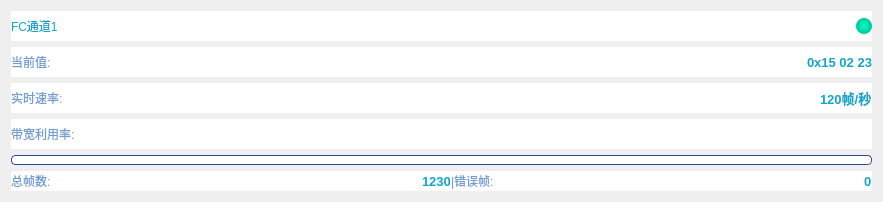
       <widget class="QWidget" name="wid_scp1" native="true">
        <property name="styleSheet">
         <string notr="true">#wid_scp1{
background-color: rgb(255,255,255);
border-radius:8px;
border:1px solid rgb(70,90,120);
}</string>
        </property>
        <layout class="QGridLayout" name="gridLayout_8">
         <item row="0" column="0">
          <widget class="QWidget" name="widget_3" native="true">
           <property name="styleSheet">
            <string notr="true">background-color: rgb(255,255,255);</string>
           </property>
           <layout class="QGridLayout" name="gridLayout_2">
            <property name="leftMargin">
             <number>0</number>
            </property>
            <property name="topMargin">
             <number>0</number>
            </property>
            <property name="rightMargin">
             <number>0</number>
            </property>
            <property name="bottomMargin">
             <number>0</number>
            </property>
            <property name="spacing">
             <number>0</number>
            </property>
            <item row="0" column="0">
             <widget class="QLabel" name="label_2">
              <property name="minimumSize">
               <size>
                <width>0</width>
                <height>30</height>
               </size>
              </property>
              <property name="styleSheet">
               <string notr="true">color: rgb(18,165,202);
font: 75 14pt &quot;微软雅黑&quot;;</string>
              </property>
              <property name="text">
               <string>FC通道1</string>
              </property>
             </widget>
            </item>
            <item row="0" column="1">
             <spacer name="horizontalSpacer_2">
              <property name="orientation">
               <enum>Qt::Horizontal</enum>
              </property>
              <property name="sizeHint" stdset="0">
               <size>
                <width>756</width>
                <height>20</height>
               </size>
              </property>
             </spacer>
            </item>
            <item row="0" column="2">
             <widget class="QLabel" name="label_8">
              <property name="minimumSize">
               <size>
                <width>16</width>
                <height>16</height>
               </size>
              </property>
              <property name="maximumSize">
               <size>
                <width>16</width>
                <height>16</height>
               </size>
              </property>
              <property name="styleSheet">
               <string notr="true">background: qradialgradient(cx:0.5,cy:0.5,radius:0.5,fx:0.5,fy:0.5,stop:0 rgba(0,255,200,255),stop:1 rgba(0,200,150,255));
box-shadow:0 0 8px rgba(0,255,200,180);
border-radius:8px;
min-width:16px;
min-height:16px;
max-width:16px;
max-height:16px;</string>
              </property>
              <property name="text">
               <string/>
              </property>
             </widget>
            </item>
           </layout>
          </widget>
         </item>
         <item row="1" column="0">
          <widget class="QWidget" name="widget_4" native="true">
           <property name="styleSheet">
            <string notr="true">background-color: rgb(255,255,255);</string>
           </property>
           <layout class="QGridLayout" name="gridLayout_3">
            <property name="leftMargin">
             <number>0</number>
            </property>
            <property name="topMargin">
             <number>0</number>
            </property>
            <property name="rightMargin">
             <number>0</number>
            </property>
            <property name="bottomMargin">
             <number>0</number>
            </property>
            <property name="spacing">
             <number>0</number>
            </property>
            <item row="0" column="0">
             <widget class="QLabel" name="label_3">
              <property name="minimumSize">
               <size>
                <width>0</width>
                <height>30</height>
               </size>
              </property>
              <property name="styleSheet">
               <string notr="true">color: rgb(111, 156, 209);
font: 75 10pt &quot;微软雅黑&quot;;</string>
              </property>
              <property name="text">
               <string>当前值:</string>
              </property>
             </widget>
            </item>
            <item row="0" column="2">
             <widget class="QLabel" name="lab_fcvalue1">
              <property name="styleSheet">
               <string notr="true">color: rgb(18,165,202);
font-family:&quot;微软雅黑&quot;;
font-size:10pt;
font-weight:bold;</string>
              </property>
              <property name="text">
               <string>0x15 02 23</string>
              </property>
             </widget>
            </item>
            <item row="0" column="1">
             <spacer name="horizontalSpacer_3">
              <property name="orientation">
               <enum>Qt::Horizontal</enum>
              </property>
              <property name="sizeHint" stdset="0">
               <size>
                <width>756</width>
                <height>20</height>
               </size>
              </property>
             </spacer>
            </item>
           </layout>
          </widget>
         </item>
         <item row="2" column="0">
          <widget class="QWidget" name="widget_5" native="true">
           <property name="styleSheet">
            <string notr="true">background-color: rgb(255,255,255);</string>
           </property>
           <layout class="QGridLayout" name="gridLayout_5">
            <property name="leftMargin">
             <number>0</number>
            </property>
            <property name="topMargin">
             <number>0</number>
            </property>
            <property name="rightMargin">
             <number>0</number>
            </property>
            <property name="bottomMargin">
             <number>0</number>
            </property>
            <property name="spacing">
             <number>0</number>
            </property>
            <item row="0" column="0">
             <widget class="QLabel" name="label_5">
              <property name="minimumSize">
               <size>
                <width>0</width>
                <height>30</height>
               </size>
              </property>
              <property name="styleSheet">
               <string notr="true">color: rgb(111, 156, 209);
font: 75 10pt &quot;微软雅黑&quot;;</string>
              </property>
              <property name="text">
               <string>实时速率:</string>
              </property>
             </widget>
            </item>
            <item row="0" column="2">
             <widget class="QLabel" name="lab_fcspeed1">
              <property name="styleSheet">
               <string notr="true">color: rgb(18,165,202);
font-family:&quot;微软雅黑&quot;;
font-size:10pt;
font-weight:bold;</string>
              </property>
              <property name="text">
               <string>120帧/秒</string>
              </property>
             </widget>
            </item>
            <item row="0" column="1">
             <spacer name="horizontalSpacer_5">
              <property name="orientation">
               <enum>Qt::Horizontal</enum>
              </property>
              <property name="sizeHint" stdset="0">
               <size>
                <width>756</width>
                <height>20</height>
               </size>
              </property>
             </spacer>
            </item>
           </layout>
          </widget>
         </item>
         <item row="3" column="0">
          <widget class="QWidget" name="widget_6" native="true">
           <property name="styleSheet">
            <string notr="true">background-color: rgb(255,255,255);</string>
           </property>
           <layout class="QGridLayout" name="gridLayout_6">
            <property name="leftMargin">
             <number>0</number>
            </property>
            <property name="topMargin">
             <number>0</number>
            </property>
            <property name="rightMargin">
             <number>0</number>
            </property>
            <property name="bottomMargin">
             <number>0</number>
            </property>
            <property name="spacing">
             <number>0</number>
            </property>
            <item row="0" column="0">
             <widget class="QLabel" name="label_6">
              <property name="minimumSize">
               <size>
                <width>0</width>
                <height>30</height>
               </size>
              </property>
              <property name="styleSheet">
               <string notr="true">color: rgb(111, 156, 209);
font: 75 10pt &quot;微软雅黑&quot;;</string>
              </property>
              <property name="text">
               <string>带宽利用率:</string>
              </property>
             </widget>
            </item>
            <item row="0" column="1">
             <spacer name="horizontalSpacer_6">
              <property name="orientation">
               <enum>Qt::Horizontal</enum>
              </property>
              <property name="sizeHint" stdset="0">
               <size>
                <width>756</width>
                <height>20</height>
               </size>
              </property>
             </spacer>
            </item>
           </layout>
          </widget>
         </item>
         <item row="4" column="0">
          <widget class="QProgressBar" name="progressBar1">
           <property name="minimumSize">
            <size>
             <width>0</width>
             <height>0</height>
            </size>
           </property>
           <property name="maximumSize">
            <size>
             <width>16777215</width>
             <height>10</height>
            </size>
           </property>
           <property name="styleSheet">
            <string notr="true">QProgressBar{
border-radius:4px;
border:1px solid #2A4D8F;
background-color: rgb(255,255,255);
height:8px;
}
QProgressBar::chunk{
background-color: qlineargradient(
x1:0,y1:0,
x2:1,y2:0,
stop:0 #4DFAFF,
stop:1 #007BFF
);
border-radius:5px;
}
</string>
           </property>
           <property name="value">
            <number>24</number>
           </property>
           <property name="format">
            <string/>
           </property>
          </widget>
         </item>
         <item row="5" column="0">
          <widget class="QWidget" name="widget_7" native="true">
           <property name="styleSheet">
            <string notr="true">background-color: rgb(255,255,255);</string>
           </property>
           <layout class="QGridLayout" name="gridLayout_7">
            <property name="leftMargin">
             <number>0</number>
            </property>
            <property name="topMargin">
             <number>0</number>
            </property>
            <property name="rightMargin">
             <number>0</number>
            </property>
            <property name="bottomMargin">
             <number>0</number>
            </property>
            <property name="spacing">
             <number>0</number>
            </property>
            <item row="0" column="1">
             <spacer name="horizontalSpacer_7">
              <property name="orientation">
               <enum>Qt::Horizontal</enum>
              </property>
              <property name="sizeHint" stdset="0">
               <size>
                <width>10</width>
                <height>20</height>
               </size>
              </property>
             </spacer>
            </item>
            <item row="0" column="0">
             <widget class="QLabel" name="label_7">
              <property name="minimumSize">
               <size>
                <width>0</width>
                <height>0</height>
               </size>
              </property>
              <property name="styleSheet">
               <string notr="true">color: rgb(111, 156, 209);
font: 75 10pt &quot;微软雅黑&quot;;</string>
              </property>
              <property name="text">
               <string>总帧数:</string>
              </property>
             </widget>
            </item>
            <item row="0" column="2">
             <widget class="QLabel" name="lab_allnum">
              <property name="styleSheet">
               <string notr="true">color: rgb(18,165,202);
font-family:&quot;微软雅黑&quot;;
font-size:10pt;
font-weight:bold;</string>
              </property>
              <property name="text">
               <string>1230</string>
              </property>
             </widget>
            </item>
            <item row="0" column="3">
             <widget class="QLabel" name="label_10">
              <property name="styleSheet">
               <string notr="true">color: rgb(111, 156, 209);
font: 75 10pt &quot;微软雅黑&quot;;</string>
              </property>
              <property name="text">
               <string>|错误帧:</string>
              </property>
             </widget>
            </item>
            <item row="0" column="4">
             <spacer name="horizontalSpacer_8">
              <property name="orientation">
               <enum>Qt::Horizontal</enum>
              </property>
              <property name="sizeHint" stdset="0">
               <size>
                <width>40</width>
                <height>20</height>
               </size>
              </property>
             </spacer>
            </item>
            <item row="0" column="5">
             <widget class="QLabel" name="lab_errnum">
              <property name="styleSheet">
               <string notr="true">color: rgb(18,165,202);
font-family:&quot;微软雅黑&quot;;
font-size:10pt;
font-weight:bold;</string>
              </property>
              <property name="text">
               <string>0</string>
              </property>
             </widget>
            </item>
           </layout>
          </widget>
         </item>
        </layout>
       </widget>
